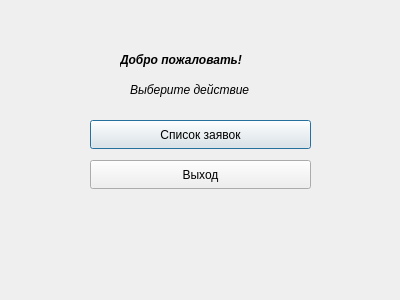
<?xml version="1.0" encoding="UTF-8"?>
<ui version="4.0">
 <class>Operator11</class>
 <widget class="QDialog" name="Operator11">
  <property name="geometry">
   <rect>
    <x>0</x>
    <y>0</y>
    <width>400</width>
    <height>300</height>
   </rect>
  </property>
  <property name="windowTitle">
   <string>Dialog</string>
  </property>
  <widget class="QPushButton" name="pushButton">
   <property name="geometry">
    <rect>
     <x>90</x>
     <y>120</y>
     <width>221</width>
     <height>29</height>
    </rect>
   </property>
   <property name="text">
    <string>Список заявок</string>
   </property>
  </widget>
  <widget class="QPushButton" name="pushButton_3">
   <property name="geometry">
    <rect>
     <x>90</x>
     <y>160</y>
     <width>221</width>
     <height>29</height>
    </rect>
   </property>
   <property name="text">
    <string>Выход</string>
   </property>
  </widget>
  <widget class="QLabel" name="label">
   <property name="geometry">
    <rect>
     <x>120</x>
     <y>50</y>
     <width>161</width>
     <height>20</height>
    </rect>
   </property>
   <property name="font">
    <font>
     <italic>true</italic>
     <bold>true</bold>
    </font>
   </property>
   <property name="text">
    <string>Добро пожаловать!</string>
   </property>
  </widget>
  <widget class="QLabel" name="label_2">
   <property name="geometry">
    <rect>
     <x>130</x>
     <y>80</y>
     <width>141</width>
     <height>20</height>
    </rect>
   </property>
   <property name="font">
    <font>
     <italic>true</italic>
    </font>
   </property>
   <property name="text">
    <string>Выберите действие</string>
   </property>
  </widget>
 </widget>
 <resources/>
 <connections/>
</ui>
